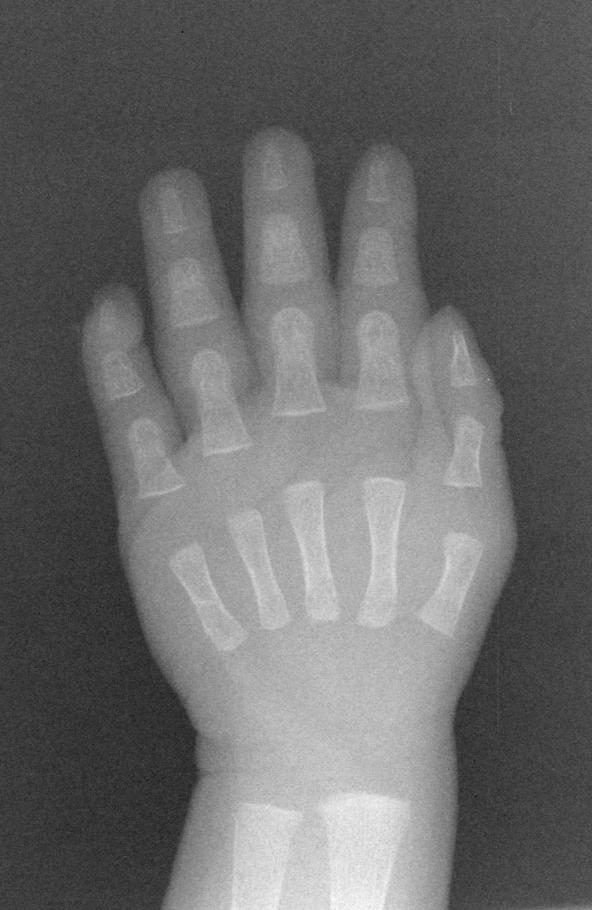
#> input picture example_images/0.png, 592 x 910 px
$ python -i predict_image.py   (imports and definitions only)
#> lines starting #> are read from the running program, lines starting #| are printed output that depends on the picture
#> further down, picture is the input picture: shape (910, 592); min 23, max 253, mean 106.2
from resnet import Resnet50
import numpy as np
import cv2

# Add enhanced coloring clahe at each of the three channels
def clahe_augment(img):
    clahe_low = cv2.createCLAHE(clipLimit=1.0, tileGridSize=(8,8))
    clahe_medium = cv2.createCLAHE(clipLimit=3.0, tileGridSize=(8,8))
    clahe_high = cv2.createCLAHE(clipLimit=5.0, tileGridSize=(8,8))
    img_low = clahe_low.apply(img)
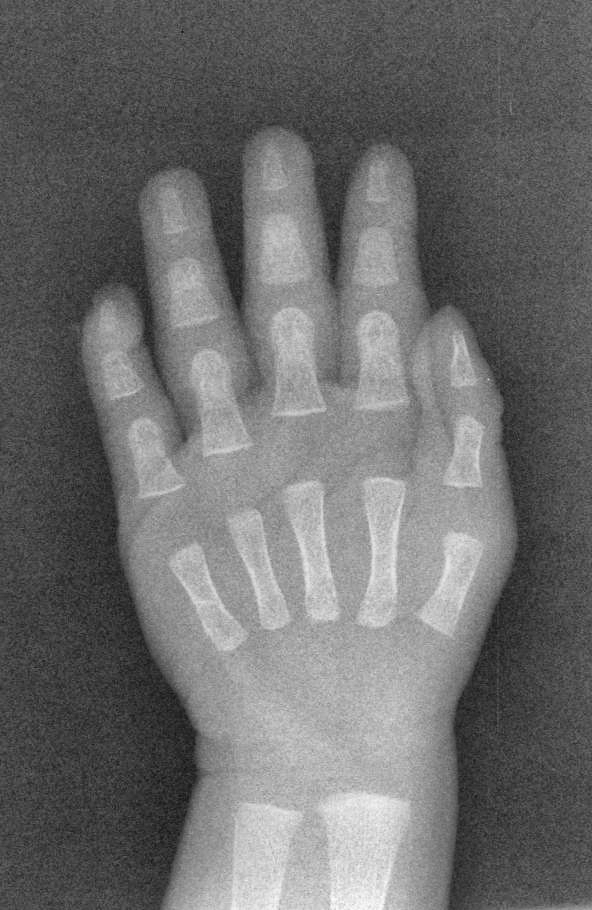
#> img_low: shape (910, 592); min 22, max 253, mean 108.7
    img_medium = clahe_medium.apply(img)
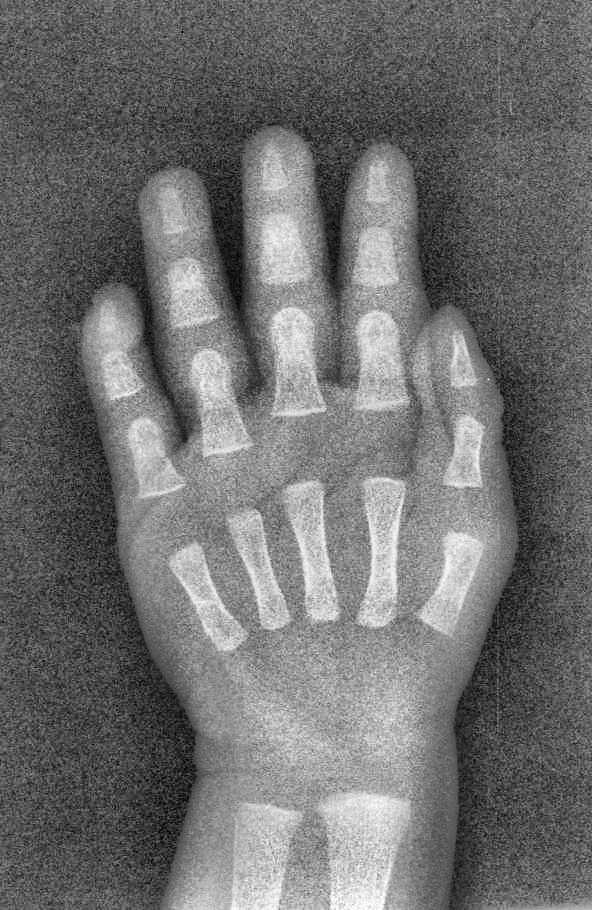
#> img_medium: shape (910, 592); min 8, max 254, mean 111.3
    img_high = clahe_high.apply(img)
    augmented_img = np.array([img_low, img_medium, img_high])
    augmented_img = np.swapaxes(augmented_img,0,1)
    augmented_img = np.swapaxes(augmented_img,1,2)
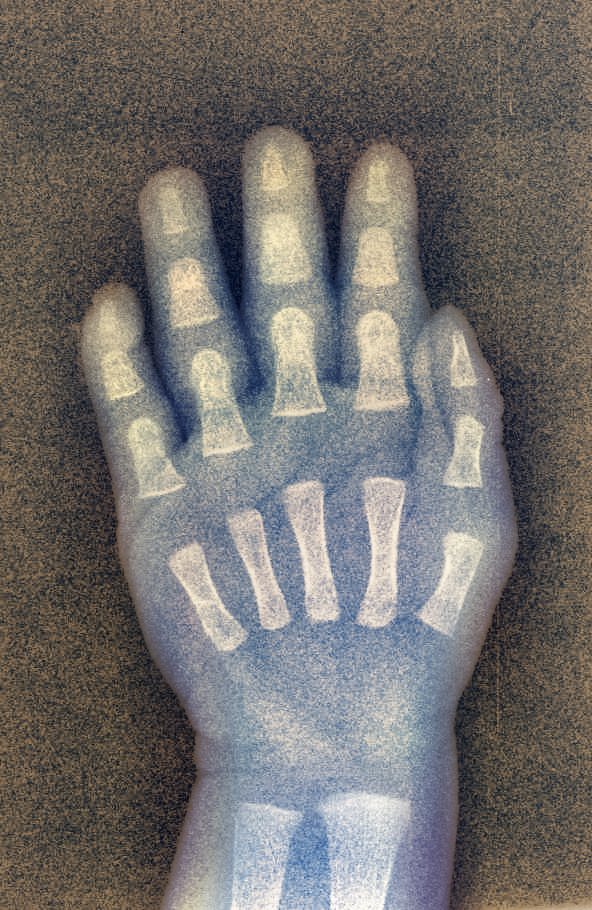
#> augmented_img: shape (910, 592, 3); mean of channels 0, 1, 2 108.7, 111.3, 114.7; drawn as B, G, R
    return augmented_img


class Model:

    def __init__(self):
        checkpoint_path = 'data/bone-age-checkpoint.ckpt-19999'
        self.model = Resnet50(checkpoint_path)


    # [54 lines left out: functions get_result, get_scores, calc_weighted_prediction, not called in this run]

# [9 lines not run here, left out]

>>> import cv2
>>> picture = cv2.imread('../example_images/0.png', cv2.IMREAD_GRAYSCALE)
>>> result = clahe_augment(picture)

$ run again, on example_images/1.png
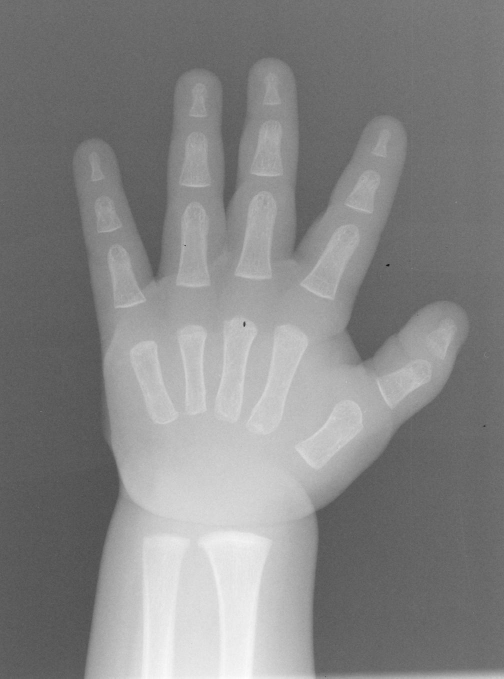
#> input picture example_images/1.png, 1008 x 1357 px (shown at 1/2 size)
#> picture is the input picture: shape (1357, 1008); min 0, max 255, mean 133.2
#> in clahe_augment, `img_high = clahe_high.apply(img)`:
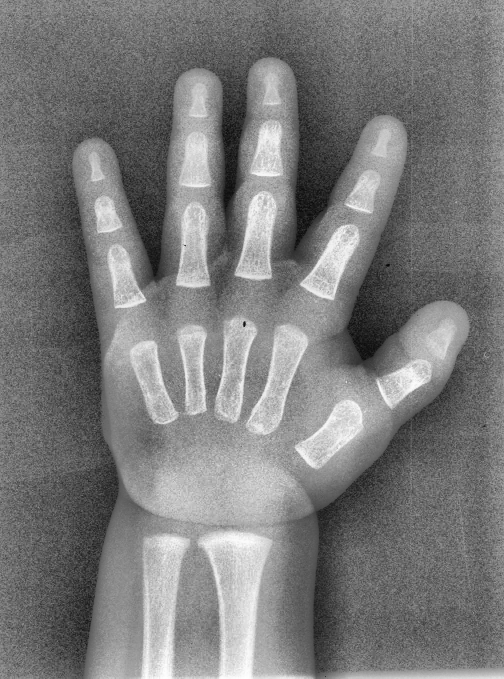
#> img_high: shape (1357, 1008) (shown at 1/2 size); min 0, max 255, mean 122.7
#> in clahe_augment, `augmented_img = np.swapaxes(augmented_img,1,2)`:
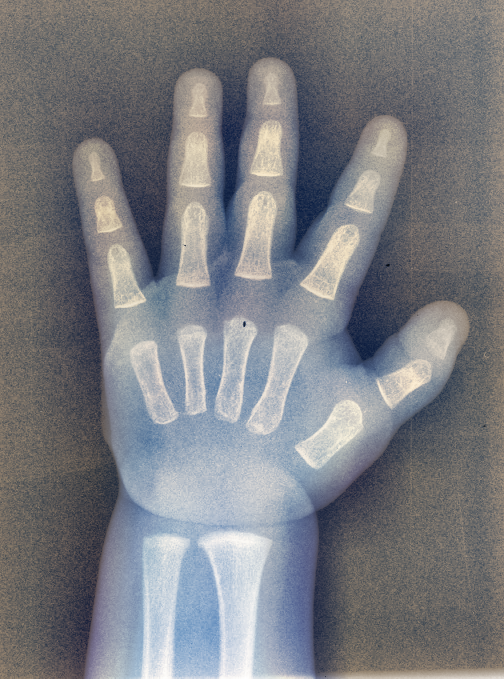
#> augmented_img: shape (1357, 1008, 3) (shown at 1/2 size); mean of channels 0, 1, 2 128.9, 124.1, 122.7; drawn as B, G, R

$ run again, on example_images/2.png
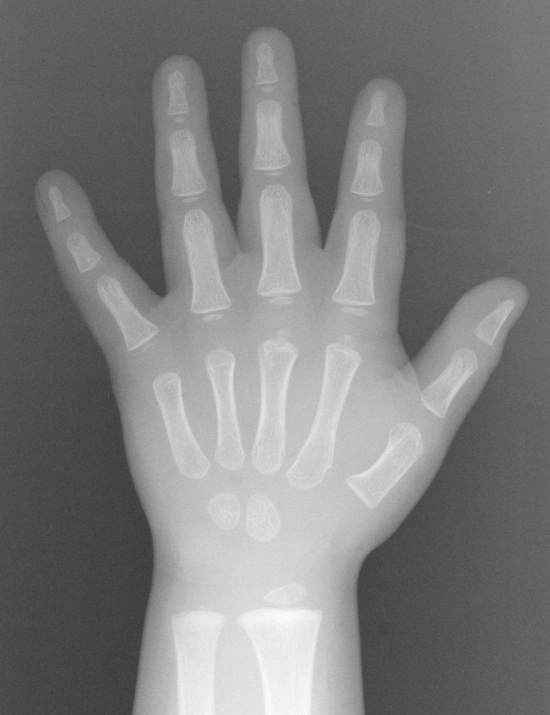
#> input picture example_images/2.png, 1099 x 1430 px (shown at 1/2 size)
#> picture is the input picture: shape (1430, 1099); min 7, max 254, mean 125.7
#> in clahe_augment, `img_high = clahe_high.apply(img)`:
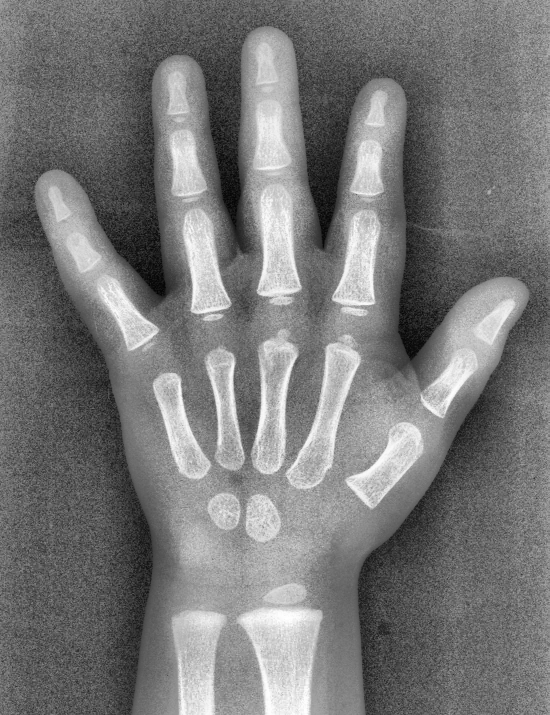
#> img_high: shape (1430, 1099) (shown at 1/2 size); min 2, max 255, mean 120
#> in clahe_augment, `augmented_img = np.swapaxes(augmented_img,1,2)`:
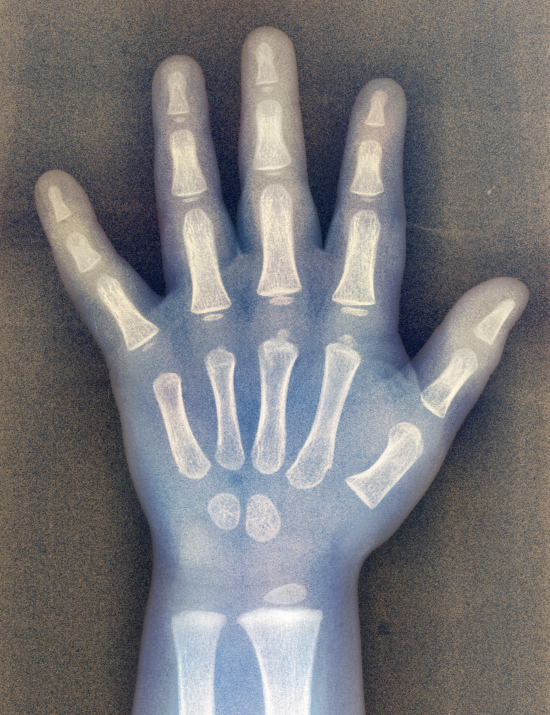
#> augmented_img: shape (1430, 1099, 3) (shown at 1/2 size); mean of channels 0, 1, 2 122.3, 119.3, 120; drawn as B, G, R

$ run again, on example_images/3.png
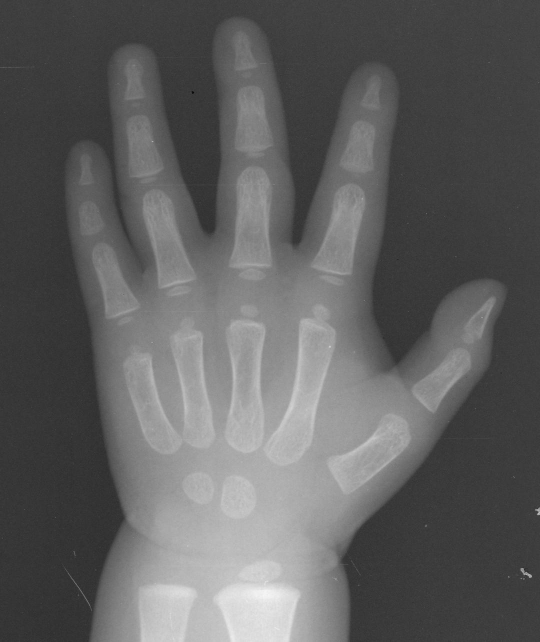
#> input picture example_images/3.png, 1080 x 1283 px (shown at 1/2 size)
#> picture is the input picture: shape (1283, 1080); min 0, max 251, mean 95.4
#> in clahe_augment, `img_medium = clahe_medium.apply(img)`:
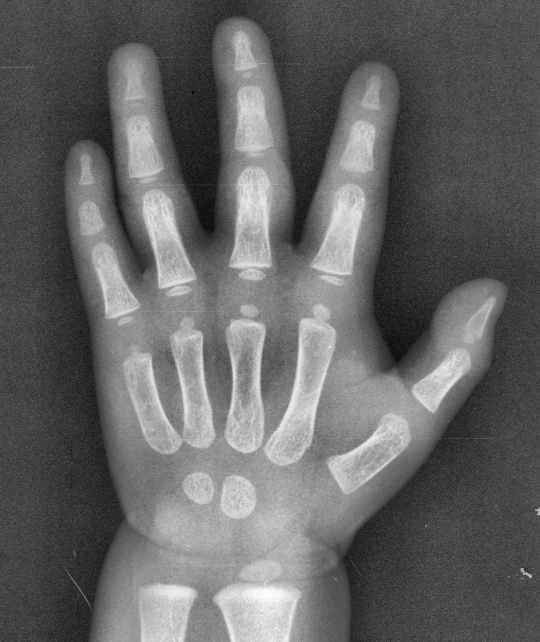
#> img_medium: shape (1283, 1080) (shown at 1/2 size); min 0, max 253, mean 100.7
#> in clahe_augment, `augmented_img = np.swapaxes(augmented_img,1,2)`:
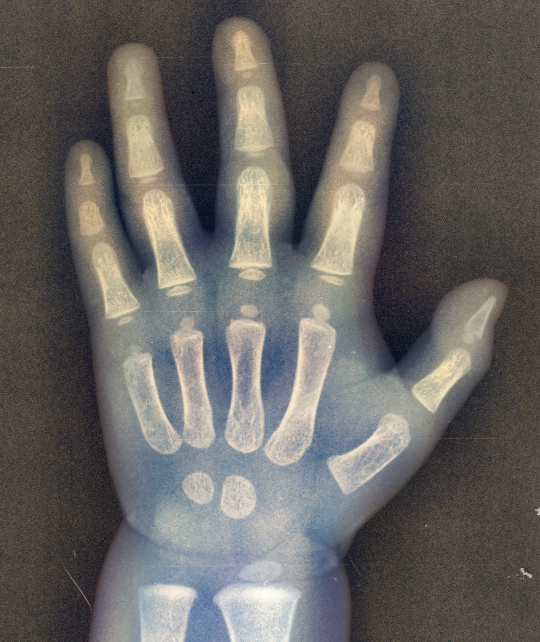
#> augmented_img: shape (1283, 1080, 3) (shown at 1/2 size); mean of channels 0, 1, 2 97.7, 100.7, 103.3; drawn as B, G, R
